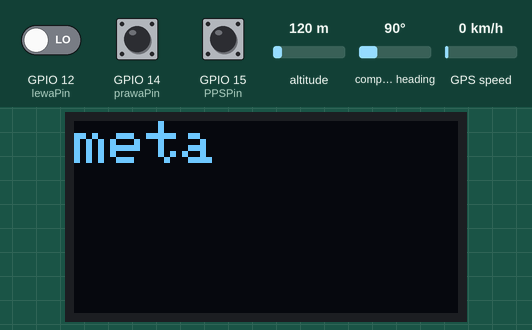
The sketch below on a simulated ESP8266 (NodeMCU). Shown: 128×64 one-colour display. The test bench sets the inputs (shaded band); at power-on: GPIO 15 (PPSPin) HIGH, GPIO 12 (lewaPin) LOW, GPIO 14 (prawaPin) HIGH, altitude 120 m, compass heading 90°, GPS speed 0 km/h. The display library's start-up logo is not drawn; the GPS gets a fix after 3 s at 37.7749, -122.4194 with 8 satellites.

Above: at 3.2 s.
3.3 s: GPIO 15 (PPSPin) pulled LOW for 0.15 s
At 5.5 s:
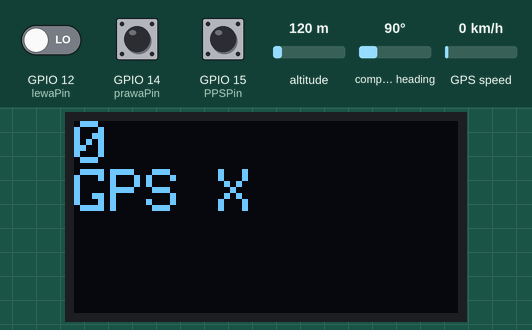
8.0 s: GPIO 15 (PPSPin) pulled LOW for 3.2 s
At 12.1 s:
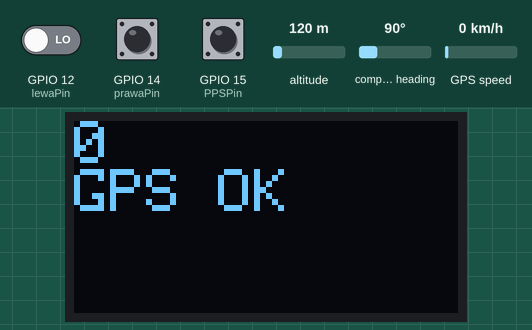
Timing chart, 0 to 13.6 s (numbered marks = the images above; inputs shaded):
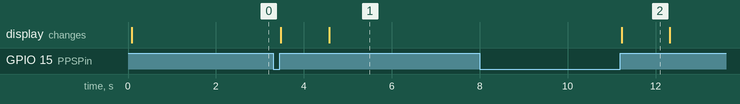

The sketch:

meta.ino
```cpp
#include <espnow.h>
#include <ESP8266WiFi.h>
#include <TimeLib.h>  // http://www.pjrc.com/teensy/td_libs_Time.html
#include <TinyGPS.h>  // http://arduiniana.org/libraries/tinygpsplus/
#include <SPI.h>
#include <Adafruit_GFX.h>      // http://github.com/adafruit/Adafruit-GFX-Library
#include <Adafruit_SSD1306.h>  // http://github.com/adafruit/Adafruit_SSD1306
#include <SoftwareSerial.h>
// #include <WiFi.h>

#define Debug
// REPLACE WITH THE MAC Address of your receiver
uint8_t broadcastAddress[] = { 0xE8, 0x9F, 0x6D, 0x93, 0xF6, 0x50 };

// Define variables to store BME280 readings to be sent
bool ready = 0;
bool ready_bufor = 0;

// Define variables to store incoming readings
//bool wyscig = 0;
bool wyscig_lewa = 0;
bool wyscig_prawa = 0;

#define PPSPin 15    // D8
#define lewaPin 12   //D6
#define prawaPin 14  //D5

#define filter 2

#define SCREEN_WIDTH 128     // OLED display width, in pixels
#define SCREEN_HEIGHT 64     // OLED display height, in pixels
#define OLED_RESET -1        // Reset pin # (or -1 if sharing Arduino reset pin)
#define SCREEN_ADDRESS 0x3C  ///< See datasheet for Address; 0x3D for 128x64, 0x3C for 128x32
Adafruit_SSD1306 display(SCREEN_WIDTH, SCREEN_HEIGHT, &Wire, OLED_RESET);

// word licznik;
bool delivery = 0;
unsigned long lastButtonchange = 0, syncMillis = 0, pushTime = 0, lewa_czas = 0, lewa_czas_wyswietlacz = 0, prawa_czas = 0;
word lewa_licznik = 0, prawa_licznik = 0, lewa_licznik_bufor = 0, prawa_licznik_bufor = 0, prawa_licznik_filter = 0, lewa_licznik_filter = filter;
unsigned char LCDrefreshSecond = 0;
static const uint32_t GPSBaud = 9600;
unsigned long cutnumber();
// long ping;
//String timeString();
// String millisToTimeString();
//bool wyscig = 1, ready = 0;
const long interval = 5000;
long previousMillis;

static const int RXPin = 13, TXPin = 13;
TinyGPS gps;
// tmElements_t tm;
SoftwareSerial SerialGPS(RXPin, TXPin);
// Offset hours from gps time (UTC)
time_t prevDisplay = 0;  // when the digital clock was displayed

// Structure example to receive data
// Must match the sender structure
typedef struct struct_message {
  bool status;
  bool wyscig;
  bool ready;
  long lewa_czas;
  long prawa_czas;
} struct_message;

// Create a struct_message called myData
struct_message myData;
// Create a struct_message to hold incoming readings
struct_message incomingStart;

// ---Callback when data is sent---
void OnDataSent(uint8_t *mac_addr, uint8_t sendStatus) {
  //Serial.print("Last Packet Send Status: ");
  if (sendStatus == 0) {
    //Serial.println("Delivery success");
    delivery = 1;
  } else {
#ifdef Debug
    Serial.println("Delivery fail");
#endif
    delivery = 0;
    //ping++;
  }
}
//---------------------------------------------

// Callback function that will be executed when data is received
void OnDataRecv(uint8_t *mac, uint8_t *incomingData, uint8_t len) {
  memcpy(&incomingStart, incomingData, sizeof(incomingStart));

  //Serial.println(incomingStart.status);
  if (incomingStart.wyscig) {    //jesli dostaniemy wyscig zerujemy
    incomingStart.status = 0;
    wyscig_lewa = incomingStart.wyscig;
    wyscig_prawa = incomingStart.wyscig;
    if (incomingStart.wyscig == 1) {
      lewa_licznik_filter = filter;  //zerujemy filtry
      prawa_licznik_filter = filter;
    }
  }
  Serial.println(wyscig_lewa);
  esp_now_send(broadcastAddress, (uint8_t *)&myData, sizeof(myData));  //wysylamy status GPS
}


void setup() {
  Serial.begin(115200);
  SerialGPS.begin(GPSBaud);
  pinMode(PPSPin, INPUT_PULLUP);
  attachInterrupt(digitalPinToInterrupt(PPSPin), PPS, RISING);

  //------------- Init ESP-NOW--------------------------------
  WiFi.mode(WIFI_STA);
  // Init ESP-NOW
  if (esp_now_init() != 0) {
    Serial.println("Error initializing ESP-NOW");
    return;
  }
  // Set ESP-NOW Role
  esp_now_set_self_role(ESP_NOW_ROLE_COMBO);
  // // Once ESPNow is successfully Init, we will register for Send CB to
  // // get the status of Trasnmitted packet
  esp_now_register_send_cb(OnDataSent);
  // // Register peer
  esp_now_add_peer(broadcastAddress, ESP_NOW_ROLE_COMBO, 1, NULL, 0);
  // Register for a callback function that will be called when data is received
  esp_now_register_recv_cb(OnDataRecv);
  //---------------------------------------------

  if (!display.begin(SSD1306_SWITCHCAPVCC, SCREEN_ADDRESS)) {
    Serial.println(F("SSD1306 allocation failed"));
    for (;;)
      ;  // Don't proceed, loop forever
  }
  display.display();
  display.clearDisplay();
  display.setTextSize(2);
  display.setTextColor(WHITE);
  display.println("meta");
  display.display();
  delay(2000);

  pinMode(lewaPin, INPUT);
  attachInterrupt(digitalPinToInterrupt(lewaPin), lewa, RISING);
  pinMode(prawaPin, INPUT);
  attachInterrupt(digitalPinToInterrupt(prawaPin), prawa, FALLING);
}


//####################   glowna petla ##############
void loop() {

  //obsluga GPS uart
  while (SerialGPS.available()) {
    if (gps.encode(SerialGPS.read())) {  // process gps messages
      // when TinyGPS reports new data...
      unsigned long age;
      int Year;
      byte Month, Day, Hour, Minute, Second;
      gps.crack_datetime(&Year, &Month, &Day, &Hour, &Minute, &Second, NULL, &age);
      if (age < 500) {
        // set the Time to the latest GPS reading
        setTime(Hour, Minute, Second, Day, Month, Year);
      }
    }
  }
  if (timeStatus() != timeNotSet) {
    if (now() != prevDisplay) {  //update the display only if the time has changed
      prevDisplay = now();
      //digitalClockDisplay();
    }
  }

  //sprawdzamy czy wiecej niz sekunda od PPS
  if (millis() - syncMillis >= 1100) {
    ready = 0;
  }
  myData.status = ready;


  // if (millis() - previousMillis >= interval && wyscig == 1) {
  //   previousMillis = millis();
  //   //wyscig = 0;
  //   // Serial.print("lewa_czas:  ");
  //   // Serial.println(lewa_czas);
  //   // Serial.print("prawa_czas: ");
  //   // Serial.println(prawa_czas);
  //   // Serial.print(tm.Hour);
  //   // Serial.print(tm.Minute);
  //   // Serial.println(tm.Second);
  // }

  //--obsluga OLED
  // if (lewa_licznik != lewa_licznik_bufor || prawa_licznik != prawa_licznik_bufor || ready != ready_bufor) {
    if (ready != ready_bufor) {
    lewa_licznik_bufor = lewa_licznik;
    prawa_licznik_bufor = prawa_licznik;
    ready_bufor = ready;
    display.clearDisplay();
    display.setTextSize(2);
    display.setTextColor(WHITE);
    display.setCursor(0, 0);
    display.println(lewa_licznik_bufor);
    display.print("GPS ");
    if (ready) {
      display.println("OK");
    } else {
      display.println("X");
    }

    // display.print(hour());
    // display.print(":");
    // display.print(minute());
    // display.print(":");
    // display.println(second());

    // if (delivery) {
    //   display.print("ping "); display.println(ping);
    //   }
    // else {
    //   display.print("ping "); display.println(ping);
    //   }

    //display.println(prawa_licznik_bufor);
    //display.println(second());

    // if (millis() % 1000 >= syncMillis % 1000) {
    //     display.println((tm.Hour * 3600 + tm.Minute * 60 + tm.Second) * 1000 + millis() % 1000 - syncMillis % 1000);
    //   } else {
    //     display.println((tm.Hour * 3600 + tm.Minute * 60 + tm.Second) * 1000 + 1000 + millis() % 1000 - syncMillis % 1000);
    //   }

    display.display();
  }

  /*
  if (LCDrefreshSecond != cutnumber(millis() - syncMillis, 4, 3)) {
    breakTime(now(), tm);

    display.println(millis() - syncMillis);
    display.println((tm.Hour * 360 + tm.Minute * 60 + tm.Second) * 1000);
    display.println(lewa_czas);
    display.display();

    LCDrefreshSecond = cutnumber(millis() - syncMillis, 4, 3);
  }
  */

  // ############################ wysylamy co 5 sekund info o statusie i czasie toru ####################
  // unsigned long currentMillis = millis();
  // // if (currentMillis - previousMillis >= 5000) {
  //   if (currentMillis - previousMillis >= 200) {
  //   // save the last time you updated the DHT values
  //   previousMillis = currentMillis;
  //   myData.lewa_czas = lewa_czas;

  //   // Send message via ESP-NOW
  //   esp_now_send(broadcastAddress, (uint8_t *)&myData, sizeof(myData));

  //   // Print incoming readings
  //   // printIncomingReadings();
  // }
}

//########  podprogramy

ICACHE_RAM_ATTR void PPS() {  //przerwanie od PPS
  syncMillis = millis();
  ready = 1;  //jesli nie ma przerwania to sie zeruje
}

ICACHE_RAM_ATTR void lewa() {
  if (wyscig_lewa == 1) {
    lewa_licznik_filter--;
    if (lewa_licznik_filter == 0) {
      lewa_licznik_filter = filter;
      wyscig_lewa = 0;
      if (millis() % 1000 >= syncMillis % 1000) {
        lewa_czas = (hour() * 3600 + minute() * 60 + second()) * 1000 + millis() % 1000 - syncMillis % 1000;
      } else {
        lewa_czas = (hour() * 3600 + minute() * 60 + second()) * 1000 + 1000 + millis() % 1000 - syncMillis % 1000;
      }
      myData.lewa_czas = lewa_czas;
      Serial.print("lewa_czas: ");
      Serial.println(lewa_czas);
    }
  }
  lewa_licznik++;
}

ICACHE_RAM_ATTR void prawa() {
  if (wyscig_prawa == 1) {
    prawa_licznik_filter--;
    if (prawa_licznik_filter == 0) {
      prawa_licznik_filter = filter;
      wyscig_prawa = 0;
      if (millis() % 1000 >= syncMillis % 1000) {
        prawa_czas = (hour() * 3600 + minute() * 60 + second()) * 1000 + millis() % 1000 - syncMillis % 1000;
      } else {
        prawa_czas = (hour() * 3600 + minute() * 60 + second()) * 1000 + 1000 + millis() % 1000 - syncMillis % 1000;
      }
    }
  }
  prawa_licznik++;
}


unsigned long cutnumber(unsigned long number, unsigned int cutbeg, unsigned int cutend) {
  number = number - pow(10, cutbeg) * (unsigned long)(number / pow(10, cutbeg));
  if (cutend != 0) {
    number = (unsigned long)(number / pow(10, cutend));
  }
  return number;
}
```

Measured:
- after the input at 3.3 s, the display: first changes after 0.18 s (image 1 shows a later state)
- after the input at 8.0 s, the display: changes after 3.2 s (image 2)
- what the display in image 2 shows lasts 1.1 s, from 11.2 s to 12.3 s
